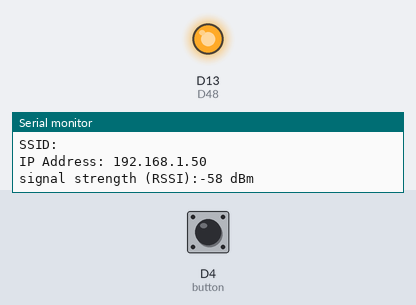
The sketch below on a simulated Arduino Uno R4 WiFi. Parts: output pins drawn as LEDs (lit = HIGH), the last lines printed to the serial monitor. Dashed ring = blinking. The inputs (shaded band) are chosen by the test bench; at power-on: D4 (button) HIGH. WiFi joins after 1.5 s; servers stay silent unless stated; uploads are accepted with an empty reply; not simulated (calls return 0 or success): arduino_secrets.h.

Above: at 2.7 s.
2.8 s: D4 (button) pulled LOW for 1 s
At 3.05 s:
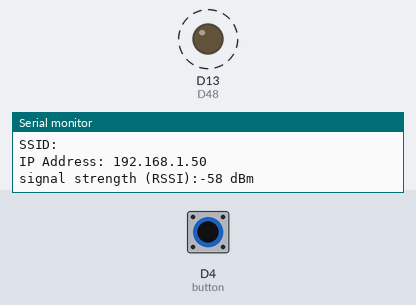
5.8 s: D4 (button) pulled LOW for 3.2 s
At 10.3 s:
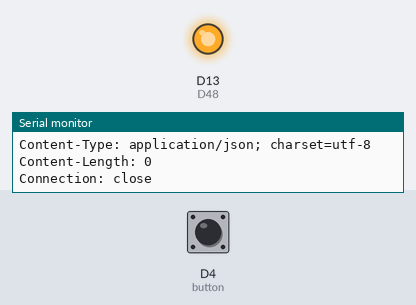
Timing chart, 0 to 11.8 s (numbered marks = the images above; inputs shaded):
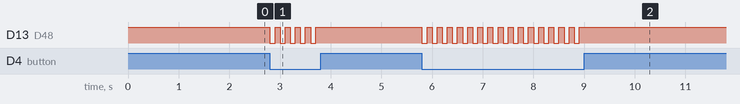

Measured:
- after the input at 2.8 s, D13 (D48): alternates HIGH for 0.10 s and LOW for 0.10 s, 10 changes in all, then stays HIGH, starting at once
- after the input at 5.8 s, D13 (D48): alternates HIGH for 0.10 s and LOW for 0.10 s, 32 changes in all, then stays HIGH, starting at once

The sketch:

d48.2.2.ino
```cpp
/*
  Modified from: Repeating WiFi Web Client, by Federico Vanzati

  This code is STILL in the public domain.

  Find the full UNO R4 WiFi Network documentation here:
  https://docs.arduino.cc/tutorials/uno-r4-wifi/wifi-examples#wi-fi-web-client-repeating
 */

#include "WiFiS3.h"

#include "arduino_secrets.h"
///////please enter your sensitive data in the Secret tab/arduino_secrets.h
char ssid[] = SECRET_SSID;   // your network SSID (name)
char pass[] = SECRET_PASS;   // your network password (use for WPA, or use as key for WEP)
int keyIndex = 0;            // your network key index number (needed only for WEP)

int status = WL_IDLE_STATUS;

// Initialize the WiFi client library
WiFiClient client;

// server address:
// char server[] = "192.168.1.54:5001";
IPAddress server(192,168,1,54);

unsigned long lastConnectionTime = 0;            // last time you connected to the server, in milliseconds
const unsigned long postingInterval = 10L * 1000L; // delay between updates, in milliseconds
int lamp_mode = HIGH;  // D48.2.2
const int button = 4;  // D48.2.2

/* -------------------------------------------------------------------------- */
void setup() {
/* -------------------------------------------------------------------------- */
  pinMode(button, INPUT_PULLUP);         // D48.2.2
  pinMode(LED_BUILTIN, OUTPUT);          // D48.2.2
  digitalWrite(LED_BUILTIN, lamp_mode);  // D48.2.2
/* -------------------------------------------------------------------------- */
  //Initialize serial and wait for port to open:
  Serial.begin(9600);
  while (!Serial) {
    ; // wait for serial port to connect. Needed for native USB port only
  }

  // check for the WiFi module:
  if (WiFi.status() == WL_NO_MODULE) {
    Serial.println("Communication with WiFi module failed!");
    // don't continue
    while (true);
  }

  String fv = WiFi.firmwareVersion();
  if (fv < WIFI_FIRMWARE_LATEST_VERSION) {
    Serial.println("Please upgrade the firmware");
  }

  // attempt to connect to WiFi network:
  while (status != WL_CONNECTED) {
    Serial.print("Attempting to connect to SSID: ");
    Serial.println(ssid);
    // Connect to WPA/WPA2 network. Change this line if using open or WEP network:
    status = WiFi.begin(ssid, pass);

    // wait 10 seconds for connection:
    //delay(10000);
  }
  // you're connected now, so print out the status:
  printWifiStatus();
}

/* just wrap the received data up to 80 columns in the serial print*/
/* -------------------------------------------------------------------------- */
void read_request() {
/* -------------------------------------------------------------------------- */
  uint32_t received_data_num = 0;

  while (client.available()) {
    /* actual data reception */
    char c = client.read();
    /* print data to serial port */
    Serial.print(c);
    /* wrap data to 80 columns*/
    received_data_num++;
    if(received_data_num % 80 == 0) {

    }

  }
}

/* -------------------------------------------------------------------------- */
void loop() {
/* -------------------------------------------------------------------------- */
  // if there's incoming data from the net connection.
  // send it out the serial port.  This is for debugging
  // purposes only:
  read_request();

  // if ten seconds have passed since your last connection,
  // then connect again and send data:
  if (millis() - lastConnectionTime > postingInterval) {
    httpRequest();
  }
  // detect button state:
  if(digitalRead(button) == LOW) {  // D48.2.2:
    if(lamp_mode == HIGH)
      lamp_mode = LOW;
    else
      lamp_mode = HIGH;
    digitalWrite(LED_BUILTIN, lamp_mode);
    delay(100); // Ugly solution to avoid button bounces
  }
}

// this method makes a HTTP connection to the server:
/* -------------------------------------------------------------------------- */
void httpRequest() {
/* -------------------------------------------------------------------------- */
  // close any connection before send a new request.
  // This will free the socket on the NINA module
  client.stop();

  // if there's a successful connection:
  if (client.connect(server, 5000)) {
    Serial.println("connecting...");
    // send the HTTP GET request:
    if(lamp_mode == HIGH)
        client.println("GET /report/room/2/lamp/1/state/on HTTP/1.1");
    else
        client.println("GET /report/room/2/lamp/1/state/off HTTP/1.1");
    client.println("Host: 192.168.1.54");
    client.println("User-Agent: ArduinoWiFi/1.1");
    client.println("Connection: close");
    client.println();
    // note the time that the connection was made:
    lastConnectionTime = millis();
  } else {
    // if you couldn't make a connection:
    Serial.println("connection failed");
  }
}

/* -------------------------------------------------------------------------- */
void printWifiStatus() {
/* -------------------------------------------------------------------------- */
  // print the SSID of the network you're attached to:
  Serial.print("SSID: ");
  Serial.println(WiFi.SSID());

  // print your board's IP address:
  IPAddress ip = WiFi.localIP();
  Serial.print("IP Address: ");
  Serial.println(ip);

  // print the received signal strength:
  long rssi = WiFi.RSSI();
  Serial.print("signal strength (RSSI):");
  Serial.print(rssi);
  Serial.println(" dBm");
}
```
